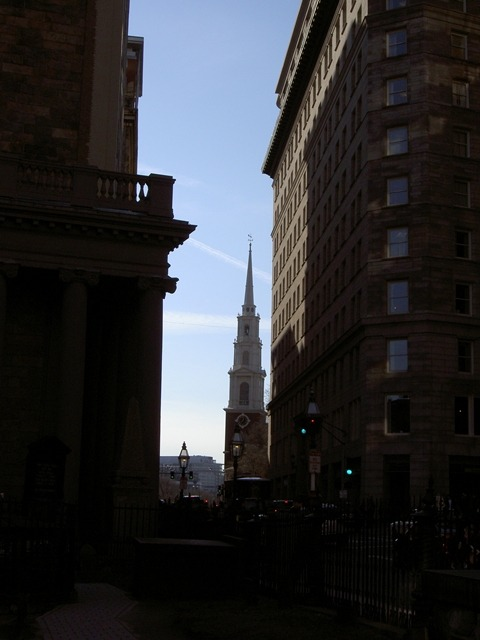
#> input picture app/examples/dicm_20.jpg, 480 x 640 px
$ python -i clahe.py   (imports and definitions only)
#> lines starting #> are read from the running program, lines starting #| are printed output that depends on the picture
"""Contrast-limited adaptive histogram equalisation on the luma channel only (keeps hue)."""

from __future__ import annotations

import cv2
import numpy as np


def clahe_luma(img: np.ndarray, clip_limit: float = 2.0, tiles: int = 8) -> np.ndarray:
    """Apply CLAHE to the L channel of Lab; ``img`` is RGB float in [0, 1]."""
#> called with clip_limit = 2, tiles = 8
    u8 = (np.clip(img, 0, 1) * 255.0 + 0.5).astype(np.uint8)
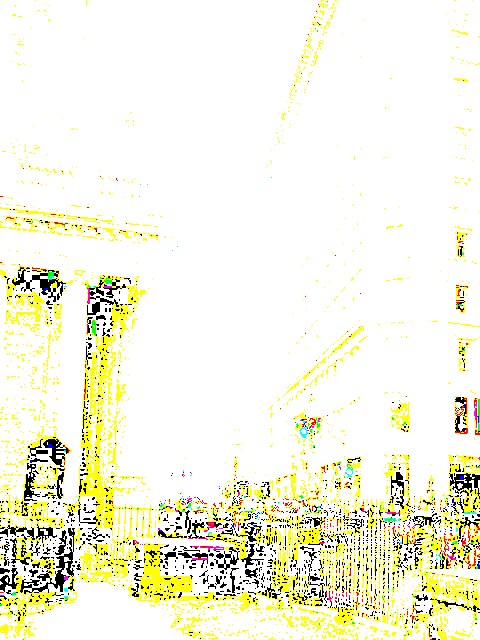
#> u8: shape (640, 480, 3); mean R, G, B 244.1, 243.3, 222.2
    lab = cv2.cvtColor(u8, cv2.COLOR_RGB2LAB)
#> lab: shape (640, 480, 3); mean of channels 0, 1, 2 243.5, 126.5, 136.2
    clahe = cv2.createCLAHE(clipLimit=float(clip_limit), tileGridSize=(tiles, tiles))
    lab[..., 0] = clahe.apply(lab[..., 0])
#> lab: shape (640, 480, 3); mean of channels 0, 1, 2 243.5, 126.5, 136.2
    return cv2.cvtColor(lab, cv2.COLOR_LAB2RGB).astype(np.float32) / 255.0
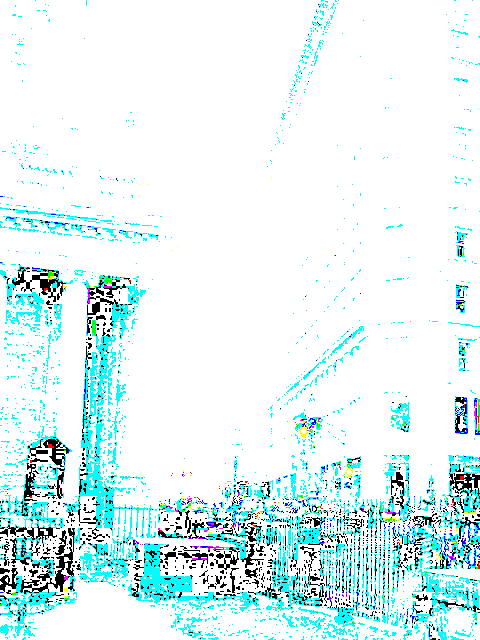
#> returned value: shape (640, 480, 3) float32; mean of channels 0, 1, 2 0.957, 0.954, 0.872; drawn as B, G, R

>>> import cv2
>>> picture = cv2.cvtColor(cv2.imread('../../../app/examples/dicm_20.jpg'), cv2.COLOR_BGR2RGB)
>>> result = clahe_luma(picture)

$ run again, on app/examples/lime_1.jpg
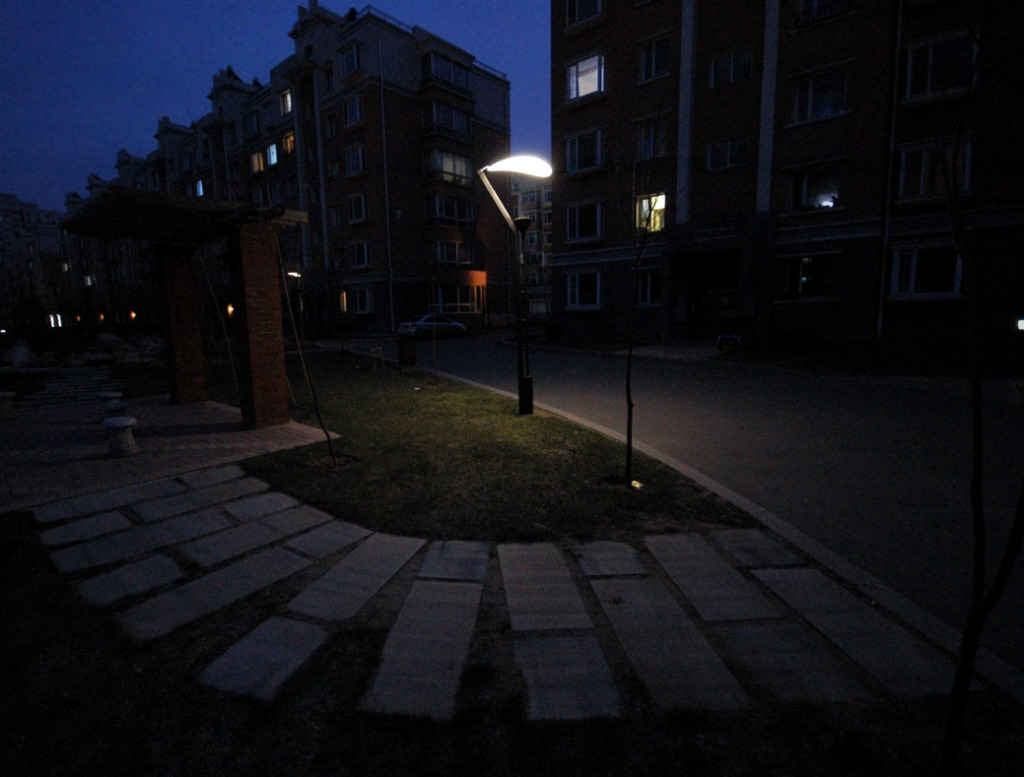
#> input picture app/examples/lime_1.jpg, 1024 x 777 px
#> in clahe_luma, `u8 = (np.clip(img, 0, 1) * 255.0 + 0.5).astype(np.uint8)`:
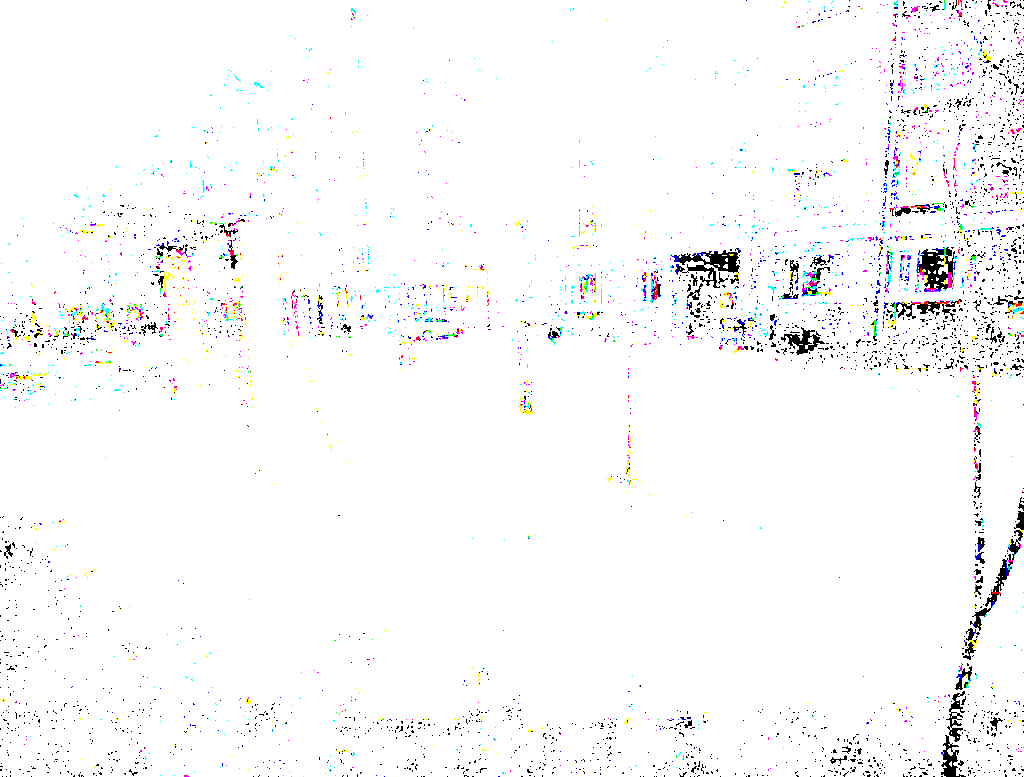
#> u8: shape (777, 1024, 3); mean R, G, B 249, 249.1, 249.5
#> in clahe_luma, `return cv2.cvtColor(lab, cv2.COLOR_LAB2RGB).astype(np.float32) / 255.0`:
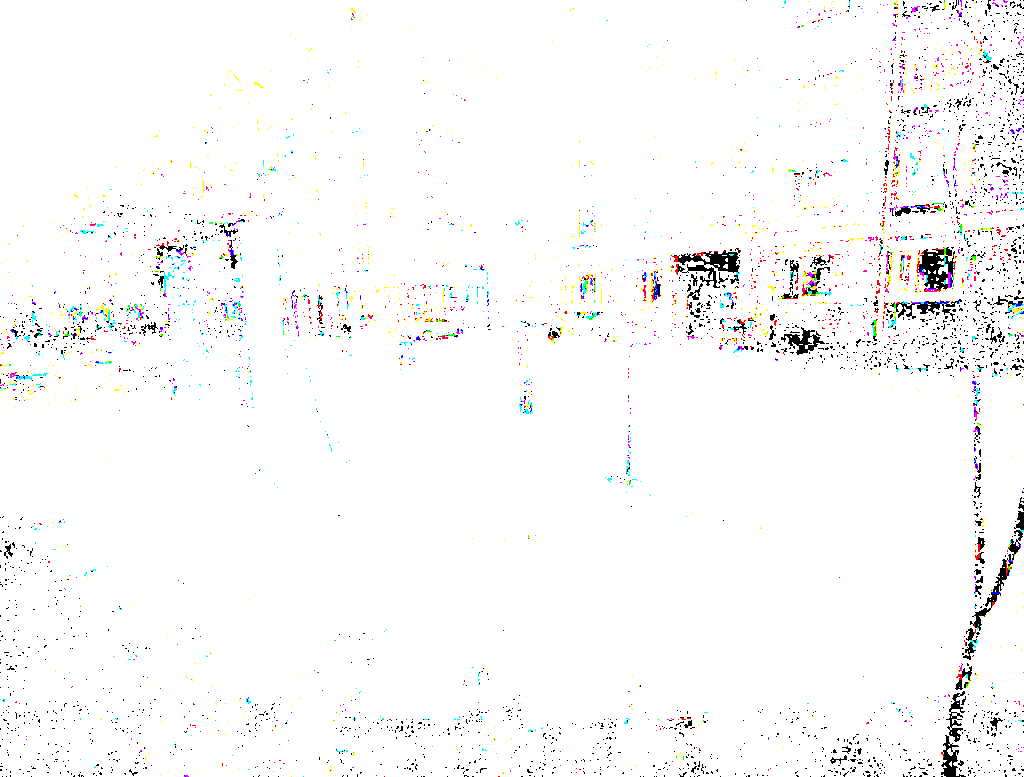
#> returned value: shape (777, 1024, 3) float32; mean of channels 0, 1, 2 0.977, 0.977, 0.979; drawn as B, G, R

$ run again, on app/examples/mef_2.jpg
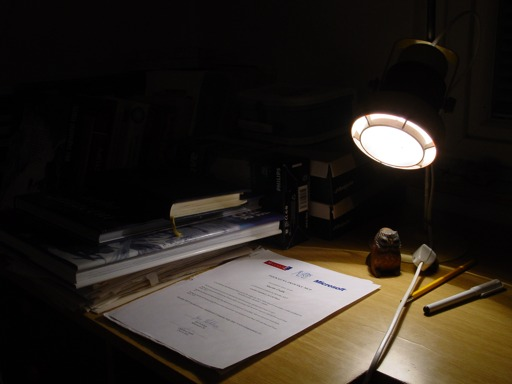
#> input picture app/examples/mef_2.jpg, 512 x 384 px
#> in clahe_luma, `u8 = (np.clip(img, 0, 1) * 255.0 + 0.5).astype(np.uint8)`:
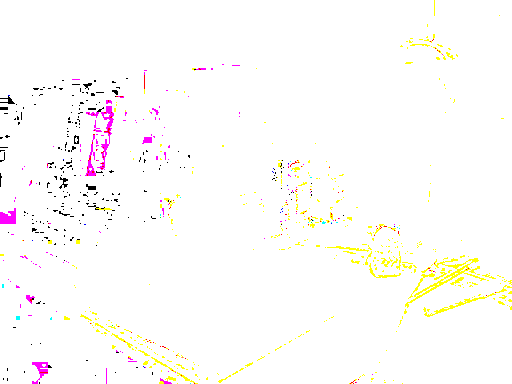
#> u8: shape (384, 512, 3); mean R, G, B 253.7, 251.8, 249.6
#> in clahe_luma, `return cv2.cvtColor(lab, cv2.COLOR_LAB2RGB).astype(np.float32) / 255.0`:
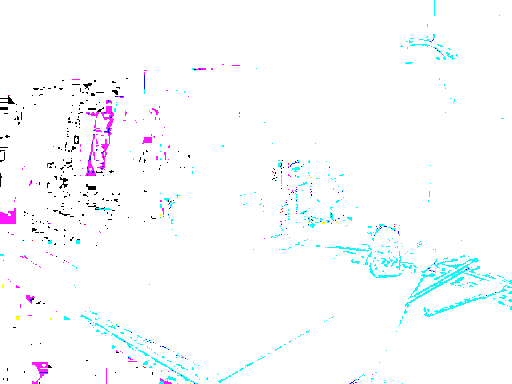
#> returned value: shape (384, 512, 3) float32; mean of channels 0, 1, 2 0.995, 0.988, 0.979; drawn as B, G, R
